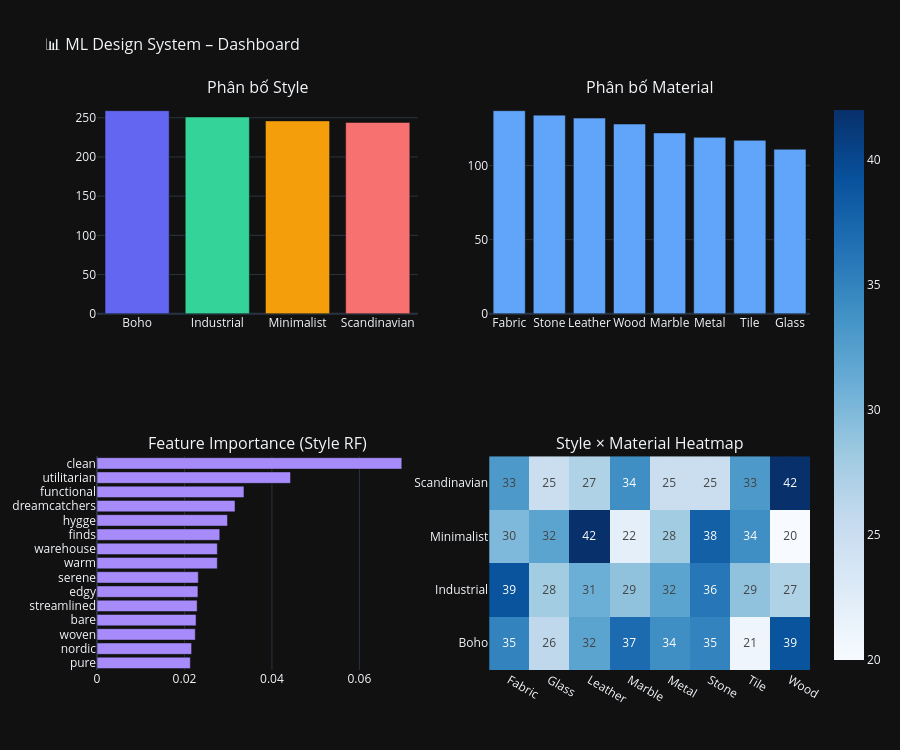

Notebook cell for this chart:
### Markdown cell above
## 10. Visualizations & Dashboard (Plotly)

### Code cell
# ── Dashboard 4-panel ────────────────────────────────────────────────────────
fig = make_subplots(
    rows=2, cols=2,
    subplot_titles=("Phân bố Style", "Phân bố Material",
                    "Feature Importance (Style RF)", "Style × Material Heatmap"),
    specs=[[{"type":"bar"}, {"type":"bar"}],
           [{"type":"bar"}, {"type":"heatmap"}]]
)

# Panel 1: Style distribution
sc = df["style_label"].value_counts()
fig.add_trace(go.Bar(x=sc.index, y=sc.values,
                     marker_color=["#6366f1","#34d399","#f59e0b","#f87171"],
                     showlegend=False), row=1, col=1)

# Panel 2: Material distribution
mc = df["material_label"].value_counts()
fig.add_trace(go.Bar(x=mc.index, y=mc.values,
                     marker_color="#60a5fa", showlegend=False), row=1, col=2)

# Panel 3: Feature importance
feat_names_all = tfidf_style.get_feature_names_out()
fi = style_clf.feature_importances_
order = np.argsort(fi)[-15:]
fig.add_trace(go.Bar(y=[feat_names_all[i] for i in order],
                     x=fi[order], orientation="h",
                     marker_color="#a78bfa", showlegend=False), row=2, col=1)

# Panel 4: Heatmap
cross = pd.crosstab(df["style_label"], df["material_label"])
fig.add_trace(go.Heatmap(z=cross.values,
                          x=cross.columns.tolist(),
                          y=cross.index.tolist(),
                          colorscale="Blues",
                          showscale=True,
                          text=cross.values,
                          texttemplate="%{text}"), row=2, col=2)

fig.update_layout(height=750, title_text="📊 ML Design System – Dashboard",
                  title_font_size=16)
fig.show()

### Figure 1 — Plotly figure (JSON) as saved in the notebook; plotly's stock layout.template omitted (floating-point values rounded to 4 significant figures)
{"data": [{"marker": {"color": ["#6366f1", "#34d399", "#f59e0b", "#f87171"]}, "showlegend": false, "x": ["Boho", "Industrial", "Minimalist", "Scandinavian"], "y": [259, 251, 246, 244], "type": "bar", "xaxis": "x", "yaxis": "y"}, {"marker": {"color": "#60a5fa"}, "showlegend": false, "x": ["Fabric", "Stone", "Leather", "Wood", "Marble", "Metal", "Tile", "Glass"], "y": [137, 134, 132, 128, 122, 119, 117, 111], "type": "bar", "xaxis": "x2", "yaxis": "y2"}, {"marker": {"color": "#a78bfa"}, "orientation": "h", "showlegend": false, "x": [0.02134, 0.02163, 0.02247, 0.02265, 0.0229, 0.02308, 0.02316, 0.02751, 0.02751, 0.02807, 0.02983, 0.03156, 0.0336, 0.04425, 0.0697], "y": ["pure", "nordic", "woven", "bare", "streamlined", "edgy", "serene", "warm", "warehouse", "finds", "hygge", "dreamcatchers", "functional", "utilitarian", "clean"], "type": "bar", "xaxis": "x3", "yaxis": "y3"}, {"colorscale": [[0.0, "rgb(247,251,255)"], [0.125, "rgb(222,235,247)"], [0.25, "rgb(198,219,239)"], [0.375, "rgb(158,202,225)"], [0.5, "rgb(107,174,214)"], [0.625, "rgb(66,146,198)"], [0.75, "rgb(33,113,181)"], [0.875, "rgb(8,81,156)"], [1.0, "rgb(8,48,107)"]], "showscale": true, "text": [[35, 26, 32, 37, 34, 35, 21, 39], [39, 28, 31, 29, 32, 36, 29, 27], [30, 32, 42, 22, 28, 38, 34, 20], [33, 25, 27, 34, 25, 25, 33, 42]], "texttemplate": "%{text}", "x": ["Fabric", "Glass", "Leather", "Marble", "Metal", "Stone", "Tile", "Wood"], "y": ["Boho", "Industrial", "Minimalist", "Scandinavian"], "z": [[35, 26, 32, 37, 34, 35, 21, 39], [39, 28, 31, 29, 32, 36, 29, 27], [30, 32, 42, 22, 28, 38, 34, 20], [33, 25, 27, 34, 25, 25, 33, 42]], "type": "heatmap", "xaxis": "x4", "yaxis": "y4"}], "layout": {"xaxis": {"anchor": "y", "domain": [0.0, 0.45]}, "yaxis": {"anchor": "x", "domain": [0.625, 1.0]}, "xaxis2": {"anchor": "y2", "domain": [0.55, 1.0]}, "yaxis2": {"anchor": "x2", "domain": [0.625, 1.0]}, "xaxis3": {"anchor": "y3", "domain": [0.0, 0.45]}, "yaxis3": {"anchor": "x3", "domain": [0.0, 0.375]}, "xaxis4": {"anchor": "y4", "domain": [0.55, 1.0]}, "yaxis4": {"anchor": "x4", "domain": [0.0, 0.375]}, "annotations": [{"font": {"size": 16}, "showarrow": false, "text": "Phân bố Style", "x": 0.225, "xanchor": "center", "xref": "paper", "y": 1.0, "yanchor": "bottom", "yref": "paper"}, {"font": {"size": 16}, "showarrow": false, "text": "Phân bố Material", "x": 0.775, "xanchor": "center", "xref": "paper", "y": 1.0, "yanchor": "bottom", "yref": "paper"}, {"font": {"size": 16}, "showarrow": false, "text": "Feature Importance (Style RF)", "x": 0.225, "xanchor": "center", "xref": "paper", "y": 0.375, "yanchor": "bottom", "yref": "paper"}, {"font": {"size": 16}, "showarrow": false, "text": "Style × Material Heatmap", "x": 0.775, "xanchor": "center", "xref": "paper", "y": 0.375, "yanchor": "bottom", "yref": "paper"}], "title": {"font": {"size": 16}, "text": "📊 ML Design System – Dashboard"}, "height": 750}}
